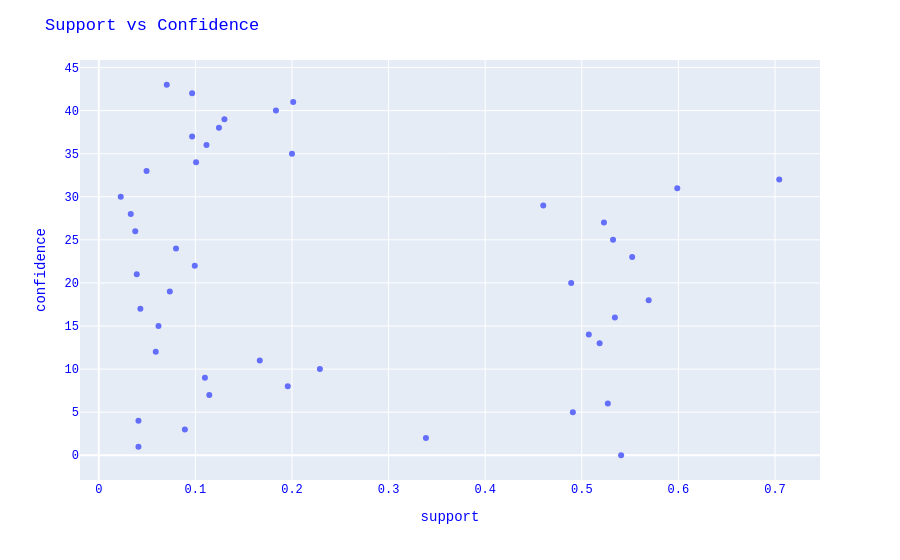

Notebook code for this chart:
### Markdown cell above
### Support vs Confidence vs Lift

### Code cell
fig=px.scatter(apriori_rules['support'], apriori_rules['confidence'])
fig.update_layout(
    xaxis_title="support",
    yaxis_title="confidence",
   
    font_family="Courier New",
    font_color="blue",
    title_font_family="Times New Roman",
    title_font_color="red",
    title=('Support vs Confidence')
    
)

#fig.show()

### Figure 1 — Plotly figure (JSON) as saved in the notebook; plotly's stock layout.template omitted (floating-point values rounded to 4 significant figures)
{"data": [{"hovertemplate": "x=%{x}<br>index=%{y}<extra></extra>", "legendgroup": "", "marker": {"color": "#636efa", "symbol": "circle"}, "mode": "markers", "name": "", "orientation": "h", "showlegend": false, "type": "scatter", "x": [0.7044, 0.5988, 0.5692, 0.5521, 0.5407, 0.5342, 0.5324, 0.527, 0.5229, 0.5184, 0.5072, 0.4908, 0.489, 0.4601, 0.3387, 0.2289, 0.2013, 0.2, 0.1957, 0.1834, 0.1667, 0.1301, 0.1244, 0.1144, 0.1115, 0.1099, 0.1007, 0.09938, 0.09664, 0.09664, 0.08912, 0.07995, 0.07354, 0.07037, 0.06184, 0.05897, 0.04947, 0.04307, 0.04108, 0.04108, 0.03931, 0.03777, 0.03313, 0.02275], "xaxis": "x", "y": [32, 31, 18, 23, 0, 16, 25, 6, 27, 13, 14, 5, 20, 29, 2, 10, 41, 35, 8, 40, 11, 39, 38, 7, 36, 9, 34, 22, 37, 42, 3, 24, 19, 43, 15, 12, 33, 17, 1, 4, 21, 26, 28, 30], "yaxis": "y"}], "layout": {"font": {"color": "blue", "family": "Courier New"}, "legend": {"tracegroupgap": 0}, "margin": {"t": 60}, "title": {"text": "Support vs Confidence"}, "xaxis": {"anchor": "y", "domain": [0, 1], "title": {"text": "support"}}, "yaxis": {"anchor": "x", "domain": [0, 1], "title": {"text": "confidence"}}}}
